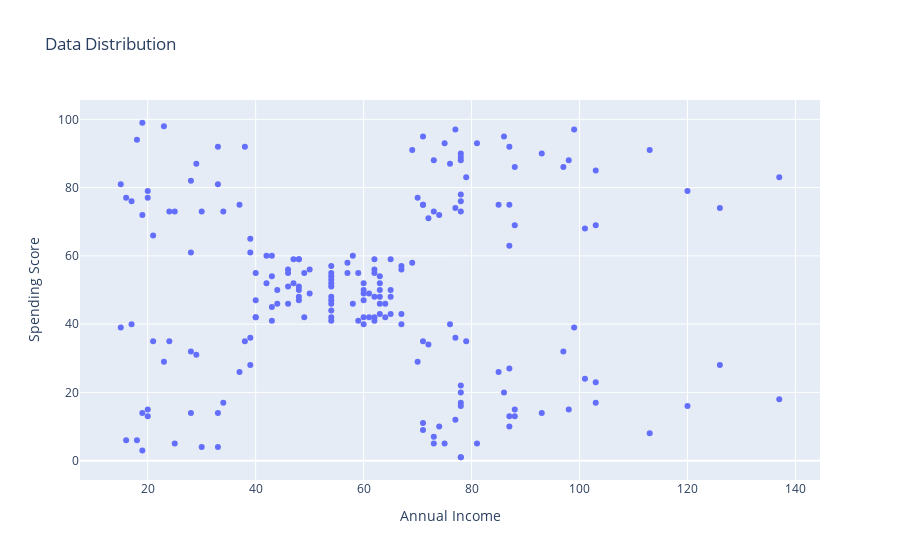

Notebook cell for this chart:
### Code cell
fig = px.scatter(x=data[:,0],y=data[:,1],title = 'Data Distribution')
fig.update_layout(
    xaxis_title = 'Annual Income',
    yaxis_title = 'Spending Score'
)
iplot(fig)

### Figure 1 — Plotly figure (JSON) as saved in the notebook; plotly's stock layout.template omitted (floating-point values rounded to 4 significant figures; data arrays with more than 128 entries replaced by an {"elided": "..."} marker saying what was removed)
{"data": [{"hovertemplate": "x=%{x}<br>y=%{y}<extra></extra>", "legendgroup": "", "marker": {"color": "#636efa", "symbol": "circle"}, "mode": "markers", "name": "", "orientation": "v", "showlegend": false, "type": "scatter", "x": {"elided": "200 int values"}, "xaxis": "x", "y": {"elided": "200 int values"}, "yaxis": "y"}], "layout": {"autosize": true, "legend": {"tracegroupgap": 0}, "title": {"text": "Data Distribution"}, "xaxis": {"anchor": "y", "autorange": true, "domain": [0, 1], "range": [7.619, 144.4], "title": {"text": "Annual Income"}, "type": "linear"}, "yaxis": {"anchor": "x", "autorange": true, "domain": [0, 1], "range": [-7.087, 107.1], "title": {"text": "Spending Score"}, "type": "linear"}}}
